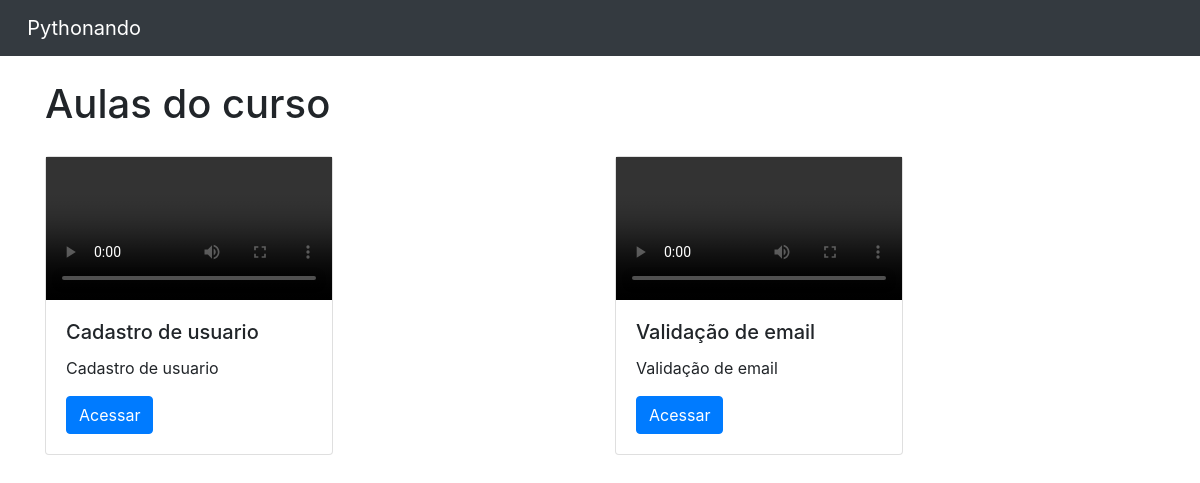
Screenshot of /home/curso/3 (signed in) with the database file from the repository.
### cursos/models.py (models this page shows, shortened)
class Aulas(models.Model):
    nome = models.CharField(max_length = 100)
    descricao = models.TextField()
    aula = models.FileField(upload_to = "aulas")
    curso = models.ForeignKey(Cursos, on_delete = models.DO_NOTHING)

### cursos/views.py (the view)
# urls.py: path('curso/<int:id>', views.curso, name="curso"),
def curso(request, id):
    if request.session.get('usuario'):
        v_curso = Cursos.objects.get(id = id)
        aulas = Aulas.objects.filter(curso = v_curso)
        request_usuario = request.session.get('usuario')
        return render(request, 'curso.html', {'aulas': aulas, 'request_usuario': request_usuario})
    else:
        return redirect('/auth/login/?status=2')

### cursos/templates/curso.html (shortened to what this page needs)
{% extends 'base.html'%}
{% block 'body' %}
<div class="container">
  <br>
  <h1>Aulas do curso</h1>
  <div class="row">
      {% for i in aulas %}
          <div style="margin-top: 20px;" class="col-md">
              <div class="card" style="width: 18rem;">
                <video  controls>
                  <source src="{{i.aula.url}}" type="video/mp4">
                </video>
                  <div class="card-body">
                    <h5 class="card-title">{{i.nome}}</h5>
                    <p class="card-text">{{i.descricao}}</p>
                    <a href="{% url 'aula' i.id %}" class="btn btn-primary">Acessar</a>
                  </div>
                </div>
          </div>
      {% endfor %}
  </div>
</div>
{% endblock %}

### rows the page displays
Aulas: nome "Cadastro de usuario", descricao "Cadastro de usuario"
Aulas: nome "Validação de email", descricao "Validação de email"
